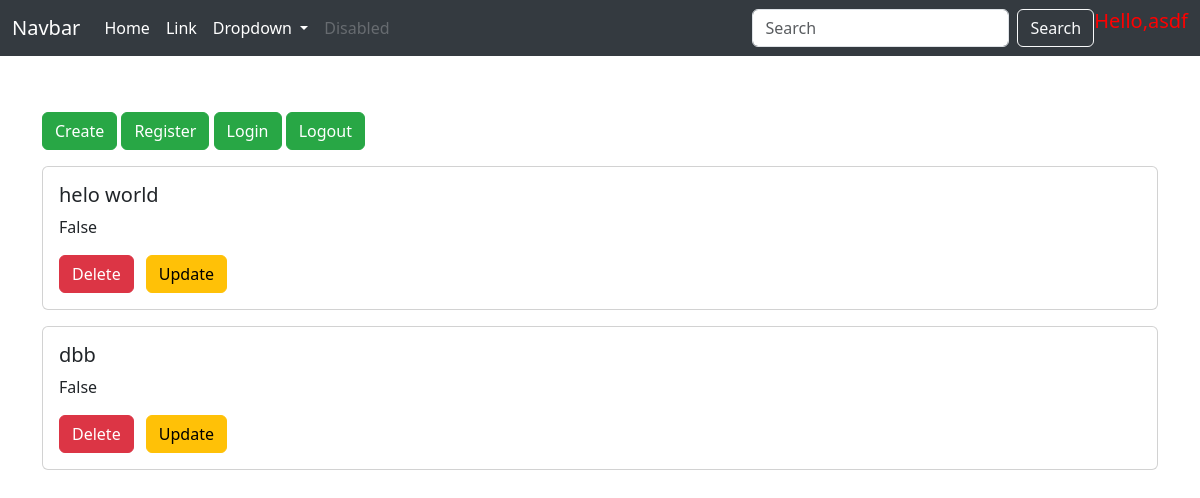
Page /retreive/ (signed in) on the earlier database version.
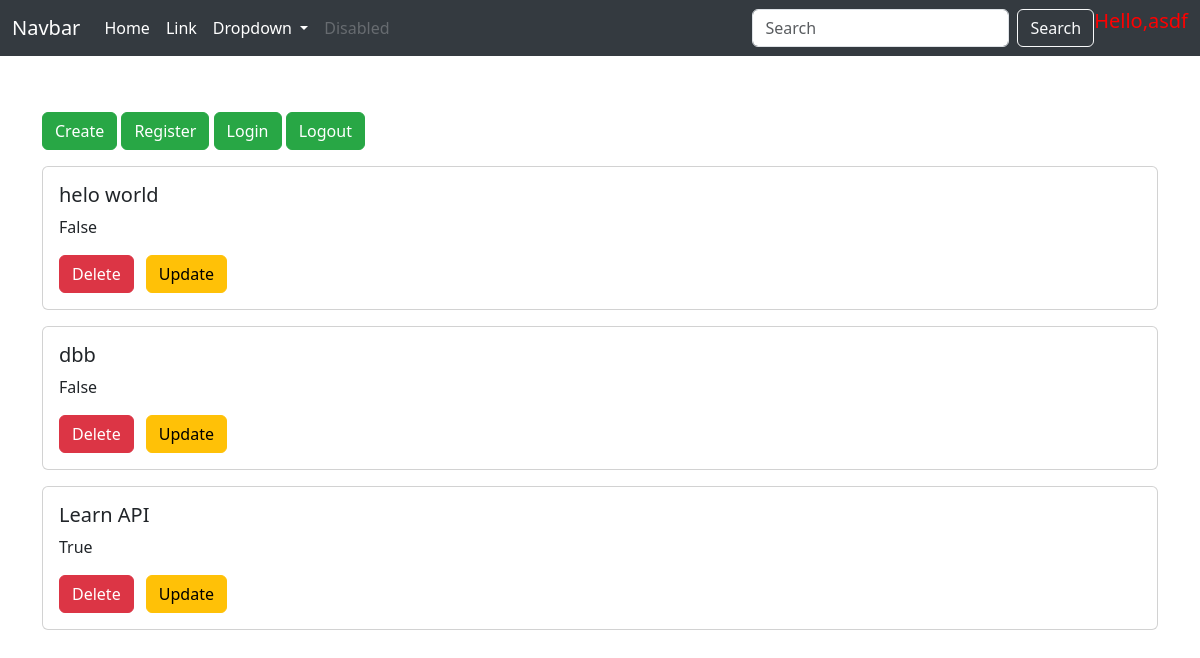
Same page on the later database version.
### todoapp/models.py (models this page shows, shortened)
class TODO(models.Model):
    title = models.CharField(max_length=100)
    description = models.TextField()
    is_done = models.BooleanField(default=False)
    user = models.ForeignKey(User, on_delete=models.CASCADE,blank=True,null=True)
    image = models.ImageField(upload_to= 'images/', blank=True,null=True)

### todoapp/views.py (the view)
# urls.py: path('retreive/',views.retreive,name='retreive'),
def retreive(request):
    try:
        todos = TODO.objects.filter(user=request.user)
    except:
        todos = []
    return render(request,'retreive.html',{'todos':todos})

### templates/retreive.html (shortened to what this page needs)
<!doctype html>
<html lang="en">
<head>
  <link href="https://cdn.jsdelivr.net/npm/bootstrap@5.3.3/dist/css/bootstrap.min.css" rel="stylesheet">
</head>
<body>
  <nav class="navbar navbar-expand-lg navbar-dark fixed-top">
    <div class="container-fluid">
      <a class="navbar-brand" href="#">Navbar</a>
      <div class="collapse navbar-collapse" id="navbarSupportedContent">
        <ul class="navbar-nav me-auto mb-2 mb-lg-0">
          <li class="nav-item">
            <a class="nav-link active" aria-current="page" href="#">Home</a>
          </li>
          <li class="nav-item">
            <a class="nav-link" href="#">Link</a>
          </li>
          <li class="nav-item dropdown">
            <a class="nav-link dropdown-toggle" href="#" role="button" data-bs-toggle="dropdown" aria-expanded="false">
              Dropdown
            </a>
          </li>
          <li class="nav-item">
            <a class="nav-link disabled" aria-disabled="true">Disabled</a>
          </li>
        </ul>
        <form class="d-flex" role="search" action="{% url 'search' %}">
          <input class="form-control me-2" type="search" placeholder="Search" aria-label="Search" name="query">
          <button class="btn btn-outline-light" type="submit" >Search</button>
          <h5 style="color: red;">Hello,{{user.username}}</h5>
        </form>
      </div>
    </div>
  </nav>
  <div class="container mt-5">
    <a href="/create"><button type="button" class="btn btn-success mb-3">Create</button></a>
    <a href="/register"><button type="button" class="btn btn-success mb-3">Register</button></a>
    <a href="/login"><button type="button" class="btn btn-success mb-3">Login</button></a>
    <a href="{% url 'logout' %}"><button type="button" class="btn btn-success mb-3">Logout</button></a>
    {% for todo in todos %}
    <div class="card mb-3">
      <div class="card-body">
        <h5 class="card-title">{{ todo.title }}</h5>
        <p class="card-text">{{ todo.is_done }}</p>
        <a href="/delete/{{ todo.id }}"><button type="button" class="btn btn-danger me-2">Delete</button></a>
        <a href="/update/{{ todo.id }}"><button type="button" class="btn btn-warning">Update</button></a>
      </div>
    </div>
    {% endfor %}
  </div>
</body>
</html>

Differences in the rows shown:
added TODO: title "Learn API", is_done "True"
